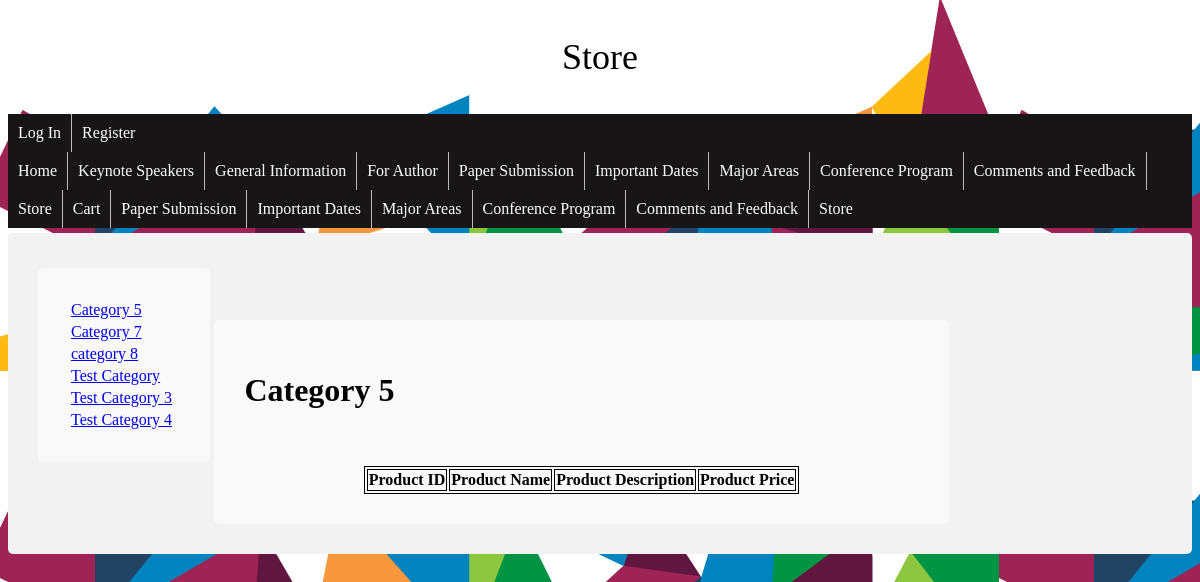
/store/?category_id=9, run on an earlier commit of the app's database.
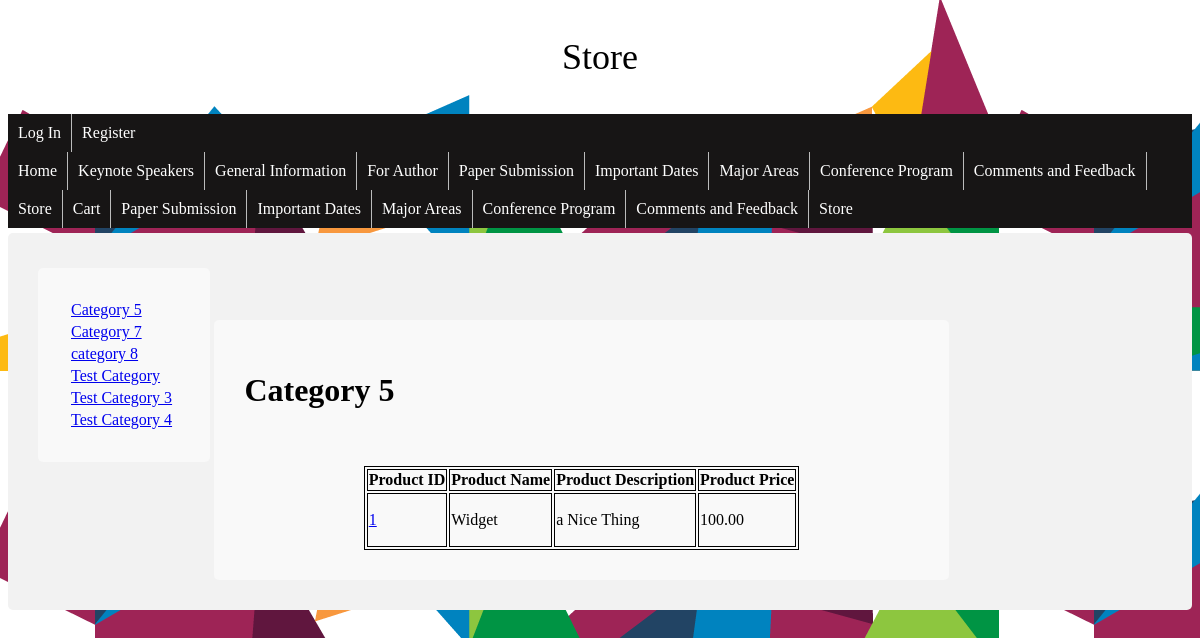
And on a later commit of the database.
### tables this page shows
CREATE TABLE IF NOT EXISTS `wa_product_categories` (
  `ID` int(11) NOT NULL AUTO_INCREMENT,
  `CATEGORY_NAME` varchar(20) NOT NULL,
  PRIMARY KEY (`ID`),
  UNIQUE KEY `CATEGORY_NAME` (`CATEGORY_NAME`)
);

CREATE TABLE IF NOT EXISTS `wa_products` (
  `ID` int(11) NOT NULL AUTO_INCREMENT,
  `CATEGORY` int(11) NOT NULL,
  `NAME` varchar(20) NOT NULL,
  `DESCRIPTION` varchar(256) NOT NULL,
  `PRICE` float NOT NULL,
  PRIMARY KEY (`ID`),
  KEY `CATEGORY` (`CATEGORY`)
);

### models/ProdCatModel.php (called while the page is built, shortened)
<?php
class ProdCatModel {
    private $pdo;
    private $table = 'wa_product_categories';
    public function __construct($inPdo) {
        if ($inPdo instanceof PDO) {
            $this->pdo = $inPdo;
        } else {
            die("Object Type Error");
        }
    }
    public function getList() {
        $stmt = $this->pdo->prepare("SELECT * FROM $this->table");
        $stmt->execute();
        $cats = $stmt->fetchAll();
        return $cats;
    }
    public function getListByID($id) {
        $stmt = $this->pdo->prepare("SELECT * FROM $this->table WHERE ID = :id");
         $stmt->bindParam(':id', $id);
        $stmt->execute();
        $cats = $stmt->fetch();
        return $cats;
    }
}
?>

### models/ProdModel.php (called while the page is built, shortened)
<?php
class ProdModel {
    private $pdo;
    private $table = 'wa_products';
    public function __construct($inPdo) {
        if ($inPdo instanceof PDO) {
            $this->pdo = $inPdo;
        } else {
            die("Object Type Error");
        }
    }
    public function getList() {
        $stmt = $this->pdo->prepare("SELECT * FROM $this->table");
        $stmt->execute();
        $products = $stmt->fetchAll();
        return $products;
    }
    public function getListByCat($catID) {
        $stmt = $this->pdo->prepare("SELECT * FROM $this->table WHERE CATEGORY = :catID");
        $stmt->bindParam(':catID', $catID);
        $stmt->execute();
        $products = $stmt->fetchAll();
        return $products;
    }
}
?>

### public_html/store/store.php (the view, shortened to what this page needs)
<!doctype html>
<html>
    <head>
        <link rel="stylesheet" type="text/css" href="../css/styles.css">
    </head>
    <body background="../images/2015_AIGA-Design-Month_Website-Footer.png">
        <p style="text-align: center; font-size: 36px;">Store</p>
        <?php include '../home/menu.php'; ?>
        <div>
            <div class="category_list">
                <table>
                    <?php
                    foreach ($categories as $cat) {
                        echo '<tr><td><a href=.?category_id='.$cat['ID'].'>'.$cat['CATEGORY_NAME'].'</a></td></tr>';
                    }
                    ?>
                </table>
            </div>
            <div class="product_list">
                <h1><?php echo $category_one['CATEGORY_NAME']?></h1>
                 <br>
                 <br>
                 <table class='product_table'>
                     <th>Product ID</th>
                     <th>Product Name</th>
                     <th>Product Description</th>
                     <th>Product Price</th>
                    <?php
                    foreach ($product_list as $product) {
                        echo '<tr>';
                        echo '<td><a href=?action=product_detail&amp;product_id='.$product['ID'].'><p name="product_id">'.$product['ID'].'</p></td>';
                        echo '<td>'.$product['NAME'].'</td>';
                        echo '<td>'.$product['DESCRIPTION'].'</td>';
                        echo '<td>'.number_format($product['PRICE'], 2).'</td>';
                        echo '</tr>';
                    }
                    ?>
                </table>
                </div>
        </div>
    </body></html>

### public_html/store/index.php (shortened to what this page needs)
<?php
require '../../controllers/connectDb.php';
require '../../models/ProdModel.php';
require '../../models/ProdCatModel.php';
$PM = new ProdModel($pdo);
$CM = new ProdCatModel($pdo);
$categories = $CM->getList();
$products = $PM->getList();
$action = filter_input(INPUT_GET, 'action');
if ($action == NULL) {
    $action = filter_input(INPUT_POST, 'action');
}
if ($action === NULL) {
    $action = 'store';
} else {
    $action = strtolower($action);
}
switch ($action) {
    case 'store':
        $category_id = filter_input(INPUT_GET, 'category_id', FILTER_VALIDATE_INT);
        $category_one = $CM->getListByID($category_id);
        $product_list = $PM->getListByCat($category_id);
        include 'store.php';
        break;
}
?>

### public_html/home/menu.php (shortened to what this page needs)
<?php
if (isset($_SESSION['userRec'])) {
    echo '<ul  class ="account"><li class="main_menu"><a href="../user_account">' . $_SESSION['userRec']['FIRST_NAME'] . '</a></li><li class="main_menu"><a href="../logout">Logout</a></li></ul>';
} else {
    echo '<ul class ="account"><li class="main_menu"><a href="../login">Log In</a></li><li class="main_menu"><a href="../register">Register</a></li></ul>';
}
?>

### public_html/css/styles.css (style rules this page uses)
div { border-radius: 5px; background-color: #f2f2f2; padding: 30px; margin-top: 5px; }
ul { list-style-type: none; margin: 0; padding: 0; overflow: hidden; background-color: #171515; }
li { float: left; border-right:1px solid #bbb; }
li:last-child { border-right: none; }
li a { display: block; color: white; text-align: center; padding: 14px 16px; text-decoration: none; }
li a, .dropbtn { display: inline-block; color: white; text-align: center; padding: 10px; text-decoration: none; }
li.dropdown { display: inline-block; }
.account { padding: 0px; }
.category_list { display: inline-block; width: 10%; background-color: #f9f9f9; }
.product_list, .product_detail { display: inline-block; width: 60%; background-color: #f9f9f9; }

### public_html/store/store.php (style rules this page uses)
.product_table, .product_table th, .product_table td { border: 1px solid black; }
.product_table { margin: auto; }

What changed in the data, as far as the page shows it:
added wa_products: ID "1", NAME "Widget", DESCRIPTION "a Nice Thing", PRICE "100.00"
